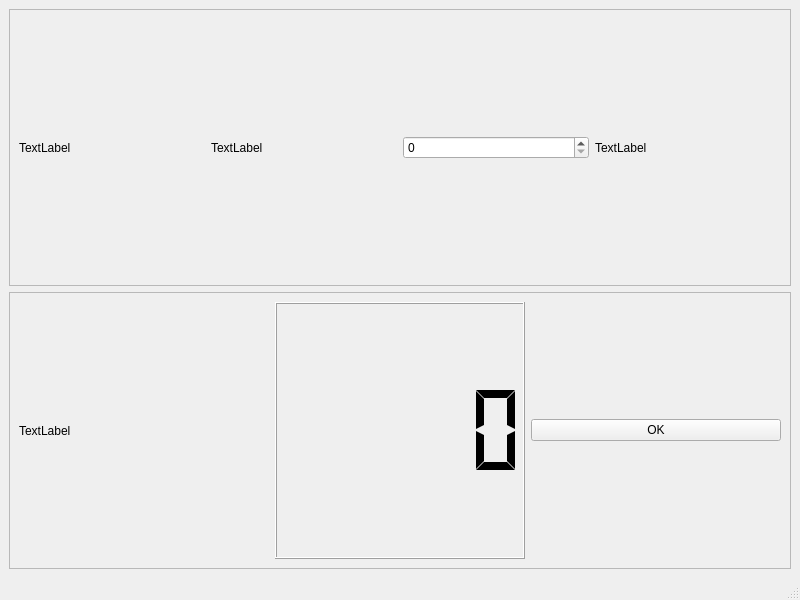
<?xml version="1.0" encoding="UTF-8"?>
<ui version="4.0">
 <class>MainWindow</class>
 <widget class="QMainWindow" name="MainWindow">
  <property name="geometry">
   <rect>
    <x>0</x>
    <y>0</y>
    <width>800</width>
    <height>600</height>
   </rect>
  </property>
  <property name="windowTitle">
   <string>MainWindow</string>
  </property>
  <widget class="QWidget" name="centralwidget">
   <layout class="QVBoxLayout" name="verticalLayout">
    <item>
     <widget class="QFrame" name="frame">
      <property name="frameShape">
       <enum>QFrame::StyledPanel</enum>
      </property>
      <property name="frameShadow">
       <enum>QFrame::Raised</enum>
      </property>
      <layout class="QHBoxLayout" name="horizontalLayout">
       <item>
        <widget class="QLabel" name="label">
         <property name="text">
          <string>TextLabel</string>
         </property>
        </widget>
       </item>
       <item>
        <widget class="QLabel" name="label_2">
         <property name="text">
          <string>TextLabel</string>
         </property>
        </widget>
       </item>
       <item>
        <widget class="QSpinBox" name="spinBox">
         <property name="maximum">
          <number>9999</number>
         </property>
        </widget>
       </item>
       <item>
        <widget class="QLabel" name="label_3">
         <property name="text">
          <string>TextLabel</string>
         </property>
        </widget>
       </item>
      </layout>
     </widget>
    </item>
    <item>
     <widget class="QFrame" name="frame_2">
      <property name="frameShape">
       <enum>QFrame::StyledPanel</enum>
      </property>
      <property name="frameShadow">
       <enum>QFrame::Raised</enum>
      </property>
      <layout class="QHBoxLayout" name="horizontalLayout_2">
       <item>
        <widget class="QLabel" name="puntaje">
         <property name="text">
          <string>TextLabel</string>
         </property>
        </widget>
       </item>
       <item>
        <widget class="QLCDNumber" name="lcdNumber">
         <property name="font">
          <font>
           <pointsize>15</pointsize>
          </font>
         </property>
         <property name="segmentStyle">
          <enum>QLCDNumber::Flat</enum>
         </property>
        </widget>
       </item>
       <item>
        <widget class="QPushButton" name="pushButton">
         <property name="text">
          <string>OK</string>
         </property>
        </widget>
       </item>
      </layout>
     </widget>
    </item>
   </layout>
  </widget>
  <widget class="QMenuBar" name="menubar">
   <property name="geometry">
    <rect>
     <x>0</x>
     <y>0</y>
     <width>800</width>
     <height>26</height>
    </rect>
   </property>
  </widget>
  <widget class="QStatusBar" name="statusbar"/>
 </widget>
 <resources/>
 <connections/>
</ui>
